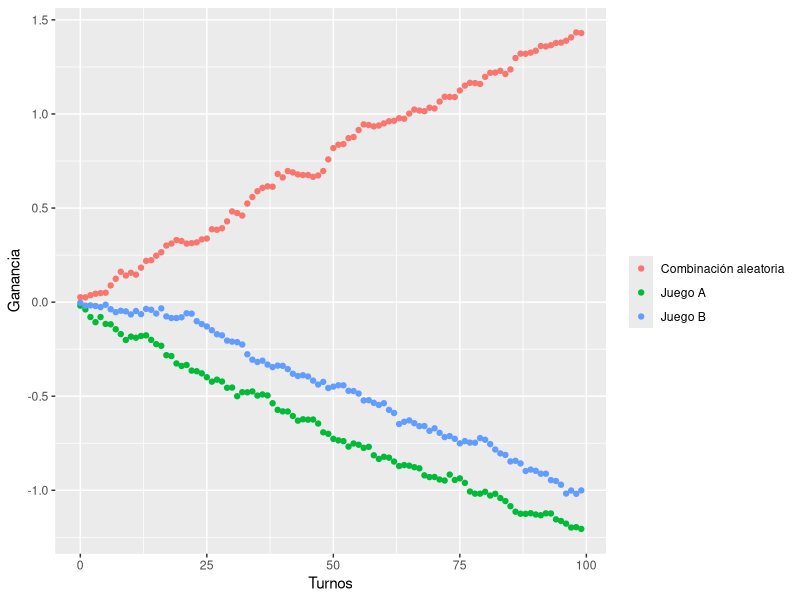

Reproduce this figure in R.
## ---- chunk 1
knitr::opts_chunk$set(echo = TRUE)
## ---- chunk 2
library(ggplot2)
set.seed(20) #de esta forma nos salen siempre los mismos resultados
pa=0.495 #probabilidad de ganar en el juego A
pb=0.495652356653209 #probabilidad de ganar en el juego B
pab=0.507852112676056 #probabilidad de ganar en un juego donde se elige aleatoriamente si jugar al A o al B
n=3000 #número de experimentos
m=100 #número de turnos
r=0:(m-1)
ganancia=c(1,-1)

 
random=function(p){  
  #INPUT: p= probabilidad de ganar
  #OUTPUT: cumsum(w)= contiene en la componente i la suma de los valores del vector w hasta su componente i, i.e., la ganancia total hasta el turno i.
  w=sample(x=ganancia, size=m,replace=TRUE, c(p,1-p)) #creamos un vector con m componentes que contiene en cada una de sus componentes un 1 con probabilidad p y un -1 con probabilidad 1-p
cumsum(w)
}

#JUEGO A
SumaA=1:m #pre-creamos un vector de m componentes
A=replicate(n, expr=random(pa)) #realizamos el experimento n veces
for(i in 1:m){
  SumaA[i]=sum(A[i,]) #sumamos la ganancia de cada uno de los jugadores para cada uno de los turnos
}
SumaA=SumaA/n #calculamos la media para obtener una estimación de la ganancia por turno.

#JUEGO B
SumaB=1:m
B=replicate(n, expr=random(pb))
for (i in 1:m){
  SumaB[i]=sum(B[i,])
}
SumaB=SumaB/n

#COMBINACIÓN ALEATORIA
SumaRAND=1:m #pre-creamos un vector de m componentes
RAND=replicate(n, expr=random(pab))
for (i in 1:m){
  SumaRAND[i]=sum(RAND[i,])
}
SumaRAND=SumaRAND/n

#Usamos GGPLOT2 para las gráficas.
x = data.frame("Turnos" = c(r,r,r) , "Ganancia" = c(SumaA,SumaB,SumaRAND) , "Juego"= c(rep("Juego A",m), rep("Juego B",m),rep("Combinación aleatoria",m))) #creamos un dataframe para usar el ggplot.

ggplot(data = x) +
  geom_point(aes(x = Turnos, y = Ganancia, color = Juego)) + #Dependiendo del Juego, pone un color u otro
  labs(color = " ")

